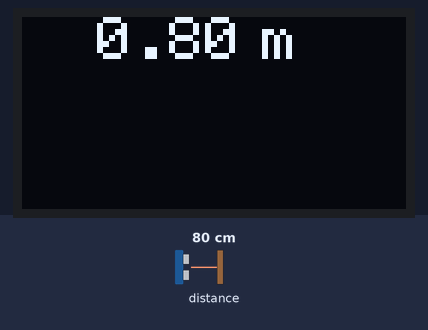
The sketch below on a simulated Arduino Uno, built with avr-gcc and run on an emulated ATmega328P. Parts: 128×64 one-colour display. The test bench sets the inputs (shaded band); at power-on: distance to the obstacle 80 cm.

Above: at 1.2 s.
1.3 s: distance to the obstacle set to 2 cm
At 2.4 s:
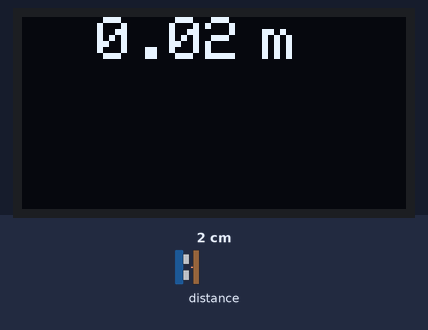
2.8 s: distance to the obstacle set to 4 cm
At 3.6 s:
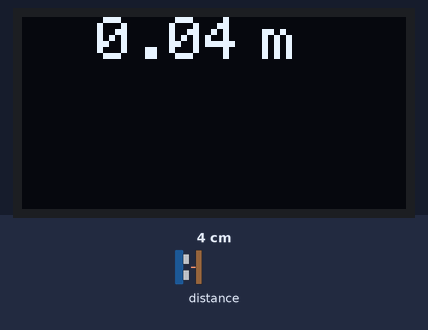
4.3 s: distance to the obstacle set to 9 cm
At 5.8 s:
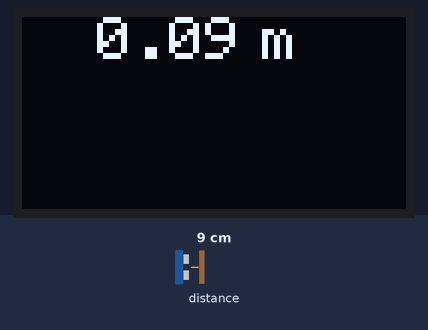
Timing chart, 0 to 7.3 s (numbered marks = the images above; inputs shaded):
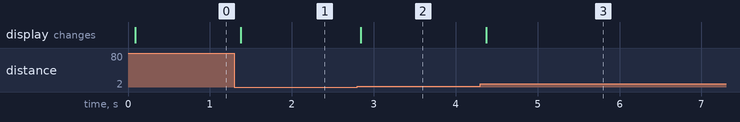

Measured:
- after the input at 1.3 s, the display: changes after 0.08 s (image 1)
- after the input at 2.8 s, the display: changes at once (image 2)
- after the input at 4.3 s, the display: changes after 0.07 s (image 3)

The sketch:

sensorv0.1.ino
```cpp
#include<Adafruit_GFX.h>
#include<Adafruit_SSD1306.h>

#include<VL53L1X.h>
#include<Wire.h>

#define OLED_RESET 4

VL53L1X sensor;
Adafruit_SSD1306 display (OLED_RESET);

int button1 = 2, button2 = 3;
int state = 0;

void setup() {

  display.begin(SSD1306_SWITCHCAPVCC, 0x3C);
  display.setTextSize(2);
  display.setTextColor(WHITE);

  Serial.begin(115200);
  Wire.begin();
  Wire.setClock(400000);

  sensor.setTimeout(500);
  if(!sensor.init()){
    Serial.println("Failed to detect and initialize sensor!");
    while(1);
  }
  sensor.setDistanceMode(VL53L1X::Long);
  sensor.setMeasurementTimingBudget(50000);
  sensor.startContinuous(50);

  pinMode(button1,INPUT);
  pinMode(button2,INPUT);
}

void loop() {
  distanceM();

}

void distanceMM(){
  sensor.read();
  display.clearDisplay();
  display.setCursor(25,0);
  display.print(sensor.ranging_data.range_mm);
  display.setCursor(85,0);
  display.print("mm");

  display.display();
  delay(1);
}

void distanceCM(){
  sensor.read();
  display.clearDisplay();
  display.setCursor(25,0);
  display.print((float)sensor.ranging_data.range_mm/10);
  display.setCursor(100,0);
  display.print("cm");

  display.display();
  delay(1);
}

void distanceM(){
  sensor.read();
  display.clearDisplay();
  display.setCursor(25,0);
  display.print((float)sensor.ranging_data.range_mm/1000);
  display.setCursor(80,0);
  display.print("m");

  display.display();
  delay(1);
}

void distanceInch(){
  sensor.read();
  display.clearDisplay();
  display.setCursor(25,0);
  display.print((float)sensor.ranging_data.range_mm*0.03937008);
  display.setCursor(100,0);
  display.print('"');

  display.display();
  delay(1);
}
```
